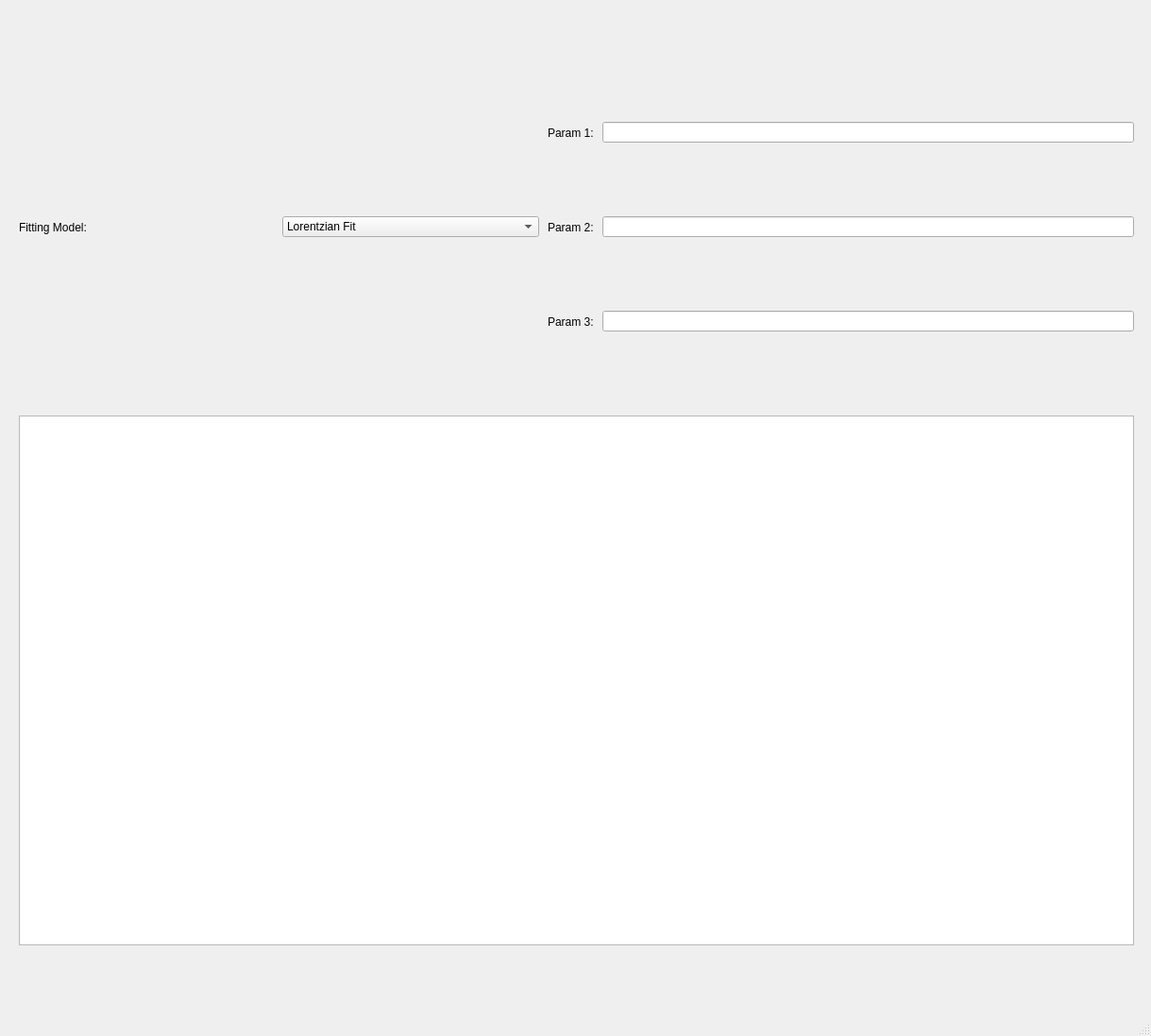
<?xml version="1.0" encoding="UTF-8"?>
<ui version="4.0">
 <class>MainWindow</class>
 <widget class="QMainWindow" name="MainWindow">
  <property name="geometry">
   <rect>
    <x>0</x>
    <y>0</y>
    <width>1219</width>
    <height>1097</height>
   </rect>
  </property>
  <property name="windowTitle">
   <string>MainWindow</string>
  </property>
  <widget class="QWidget" name="centralwidget">
   <widget class="QWidget" name="horizontalLayoutWidget">
    <property name="geometry">
     <rect>
      <x>20</x>
      <y>200</y>
      <width>551</width>
      <height>81</height>
     </rect>
    </property>
    <layout class="QHBoxLayout" name="horizontalLayout">
     <item>
      <widget class="QLabel" name="label">
       <property name="text">
        <string>Fitting Model:</string>
       </property>
      </widget>
     </item>
     <item>
      <widget class="QComboBox" name="comboBox">
       <item>
        <property name="text">
         <string>Lorentzian Fit</string>
        </property>
       </item>
       <item>
        <property name="text">
         <string>Cavity Fit</string>
        </property>
       </item>
      </widget>
     </item>
    </layout>
   </widget>
   <widget class="QWidget" name="horizontalLayoutWidget_2">
    <property name="geometry">
     <rect>
      <x>20</x>
      <y>440</y>
      <width>1181</width>
      <height>561</height>
     </rect>
    </property>
    <layout class="QHBoxLayout" name="horizontalLayout_4">
     <item>
      <widget class="QGraphicsView" name="graphicsView"/>
     </item>
    </layout>
   </widget>
   <widget class="QWidget" name="horizontalLayoutWidget_3">
    <property name="geometry">
     <rect>
      <x>580</x>
      <y>100</y>
      <width>621</width>
      <height>81</height>
     </rect>
    </property>
    <layout class="QHBoxLayout" name="horizontalLayout_5">
     <item>
      <widget class="QLabel" name="label_2">
       <property name="text">
        <string>Param 1: </string>
       </property>
      </widget>
     </item>
     <item>
      <widget class="QLineEdit" name="lineEdit"/>
     </item>
    </layout>
   </widget>
   <widget class="QWidget" name="horizontalLayoutWidget_4">
    <property name="geometry">
     <rect>
      <x>580</x>
      <y>200</y>
      <width>621</width>
      <height>81</height>
     </rect>
    </property>
    <layout class="QHBoxLayout" name="horizontalLayout_6">
     <item>
      <widget class="QLabel" name="label_3">
       <property name="text">
        <string>Param 2: </string>
       </property>
      </widget>
     </item>
     <item>
      <widget class="QLineEdit" name="lineEdit_2"/>
     </item>
    </layout>
   </widget>
   <widget class="QWidget" name="horizontalLayoutWidget_5">
    <property name="geometry">
     <rect>
      <x>580</x>
      <y>300</y>
      <width>621</width>
      <height>81</height>
     </rect>
    </property>
    <layout class="QHBoxLayout" name="horizontalLayout_7">
     <item>
      <widget class="QLabel" name="label_4">
       <property name="text">
        <string>Param 3: </string>
       </property>
      </widget>
     </item>
     <item>
      <widget class="QLineEdit" name="lineEdit_3"/>
     </item>
    </layout>
   </widget>
  </widget>
  <widget class="QMenuBar" name="menubar">
   <property name="geometry">
    <rect>
     <x>0</x>
     <y>0</y>
     <width>1219</width>
     <height>47</height>
    </rect>
   </property>
  </widget>
  <widget class="QStatusBar" name="statusbar"/>
 </widget>
 <resources/>
 <connections/>
</ui>
